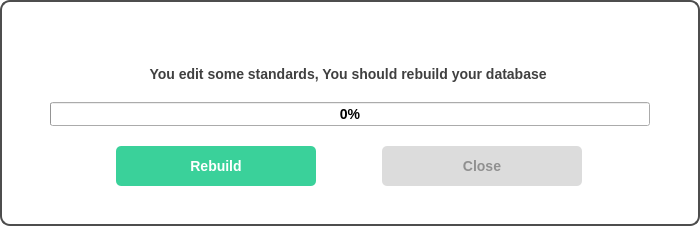
<?xml version="1.0" encoding="UTF-8"?>
<ui version="4.0">
 <class>rebuild_win</class>
 <widget class="QDialog" name="rebuild_win">
  <property name="geometry">
   <rect>
    <x>0</x>
    <y>0</y>
    <width>700</width>
    <height>226</height>
   </rect>
  </property>
  <property name="sizePolicy">
   <sizepolicy hsizetype="Fixed" vsizetype="Preferred">
    <horstretch>0</horstretch>
    <verstretch>0</verstretch>
   </sizepolicy>
  </property>
  <property name="minimumSize">
   <size>
    <width>700</width>
    <height>200</height>
   </size>
  </property>
  <property name="maximumSize">
   <size>
    <width>700</width>
    <height>300</height>
   </size>
  </property>
  <property name="windowTitle">
   <string>Edit User</string>
  </property>
  <property name="styleSheet">
   <string notr="true">*{
	
	font: auto &quot;Arial&quot;;
	font-size: 14px;
font-weight:bold;

}




#rebuild_win{
	background-color: #ffffff;
	border: 2px solid rgb(77, 77, 77);
	border-radius: 10px;
	
}



QPushButton{
	border: none;
	min-height: 40px;
	border-radius: 5px;

	
}
/*
QPushButton:hover{

	background-color:rgb(22, 38, 76);

}

QPushButton:disabled{
	color: #808080;
	background-color:rgb(210, 210, 210);

}
*/

/*********************************************/
QLabel{
	color: rgb(50,50,50);
color: #404040;
}


/*********************************************/


/*******************************************/
QLineEdit
{
	border:2px solid rgb(6, 76, 130);
    border-radius: 3px;
    padding: 1px 18px 1px 8px;
    min-width: 6em;
	min-height: 35px;
	font-size: 16px;
}



/*******************************************/


QGroupBox{
	font-weight: bold;
}

QLineEdit:hover{
	border: 1px solid black;
	background: #e4f0fa;
}

QLineEdit:focus {
	color: rgb(6, 76, 130);
	background: #ffffff;
	selection-background-color: rgb(255, 204, 75);
}

QSpinBox:hover{
	background: #e4f0fa;
}


/*********************************************/
QComboBox
{
	border:2px solid rgb(6, 76, 130);
    border-radius: 3px;
    padding: 1px 18px 1px 8px;
    min-width: 6em;
	min-height: 35px;
	font-size: 14px;
}

QComboBox:enabled{
color: rgb(50, 50, 50);
}

QComboBox:disabled
{
	border:2px solid rgb(210, 210, 210);
	color:(210, 210, 210);

}

QComboBox::down-arrow
{   
	image: url(:/assets/Assets/icons/icons8-arrow-48.png);
	width: 15px;
    height: 15px;

}

QComboBox::drop-down
{
	 background-color: rgb(238, 134, 44);
	 min-width: 30px;
}

QComboBox::drop-down:disabled 
{
	 background-color: rgb(210, 210, 210);
	 min-width: 30px;
}

QComboBox QAbstractItemView {
    border: none;
    selection-background-color: rgb(6, 76, 130);
	selection-color: rgb(6, 76, 130);


}

QComboBox QAbstractItemView {
    border: none;
}

QComboBox QAbstractItemView::item {
    border: none;
	height:30px;
}


</string>
  </property>
  <layout class="QVBoxLayout" name="verticalLayout">
   <property name="spacing">
    <number>0</number>
   </property>
   <property name="leftMargin">
    <number>0</number>
   </property>
   <property name="topMargin">
    <number>0</number>
   </property>
   <property name="rightMargin">
    <number>0</number>
   </property>
   <property name="bottomMargin">
    <number>0</number>
   </property>
   <item>
    <layout class="QHBoxLayout" name="horizontalLayout_2">
     <property name="leftMargin">
      <number>5</number>
     </property>
     <property name="topMargin">
      <number>5</number>
     </property>
     <property name="rightMargin">
      <number>5</number>
     </property>
     <property name="bottomMargin">
      <number>5</number>
     </property>
     <item>
      <spacer name="horizontalSpacer">
       <property name="orientation">
        <enum>Qt::Horizontal</enum>
       </property>
       <property name="sizeHint" stdset="0">
        <size>
         <width>40</width>
         <height>20</height>
        </size>
       </property>
      </spacer>
     </item>
     <item>
      <widget class="QPushButton" name="close_btn">
       <property name="styleSheet">
        <string notr="true">QPushButton{
	padding:3px;
	border:none;
}

QPushButton:hover{

border: 2px solid #404040;

}</string>
       </property>
       <property name="text">
        <string/>
       </property>
       <property name="icon">
        <iconset resource="Assets/Assets.qrc">
         <normaloff>:/assets/icons/icons8-close-50.png</normaloff>:/assets/icons/icons8-close-50.png</iconset>
       </property>
      </widget>
     </item>
    </layout>
   </item>
   <item>
    <layout class="QVBoxLayout" name="verticalLayout_2">
     <property name="leftMargin">
      <number>50</number>
     </property>
     <property name="topMargin">
      <number>10</number>
     </property>
     <property name="rightMargin">
      <number>50</number>
     </property>
     <property name="bottomMargin">
      <number>20</number>
     </property>
     <item>
      <widget class="QLabel" name="label">
       <property name="text">
        <string>You edit some standards, You should rebuild your database </string>
       </property>
       <property name="alignment">
        <set>Qt::AlignCenter</set>
       </property>
      </widget>
     </item>
     <item>
      <spacer name="verticalSpacer">
       <property name="orientation">
        <enum>Qt::Vertical</enum>
       </property>
       <property name="sizeHint" stdset="0">
        <size>
         <width>20</width>
         <height>40</height>
        </size>
       </property>
      </spacer>
     </item>
     <item>
      <widget class="QProgressBar" name="converting_progressbar">
       <property name="value">
        <number>0</number>
       </property>
      </widget>
     </item>
     <item>
      <spacer name="verticalSpacer_3">
       <property name="orientation">
        <enum>Qt::Vertical</enum>
       </property>
       <property name="sizeHint" stdset="0">
        <size>
         <width>20</width>
         <height>40</height>
        </size>
       </property>
      </spacer>
     </item>
     <item>
      <layout class="QHBoxLayout" name="horizontalLayout">
       <item>
        <widget class="QPushButton" name="rebuild_btn">
         <property name="enabled">
          <bool>true</bool>
         </property>
         <property name="styleSheet">
          <string notr="true">QPushButton{

background-color: rgb(58, 209, 154);
color:#ffffff;
max-width: 200px;
}


QPushButton:hover{

background-color: rgb(49, 177, 130);
color:#ffffff;
}

QPushButton:disabled{
background-color: rgb(220, 220, 220);
color:#909090;
max-width: 200px;
}</string>
         </property>
         <property name="text">
          <string>Rebuild</string>
         </property>
         <property name="shortcut">
          <string>Return</string>
         </property>
        </widget>
       </item>
       <item>
        <widget class="QPushButton" name="close_btn22">
         <property name="enabled">
          <bool>false</bool>
         </property>
         <property name="styleSheet">
          <string notr="true">QPushButton{
max-width: 200px;
background-color: rgb(197, 63, 59);
color:#ffffff;

}

QPushButton:disabled{
background-color: rgb(220, 220, 220);
color:#909090;
max-width: 200px;
}


QPushButton:hover{

background-color: rgb(152, 46, 44);
color:#ffffff;
}</string>
         </property>
         <property name="text">
          <string>Close</string>
         </property>
        </widget>
       </item>
      </layout>
     </item>
     <item>
      <spacer name="verticalSpacer_2">
       <property name="orientation">
        <enum>Qt::Vertical</enum>
       </property>
       <property name="sizeHint" stdset="0">
        <size>
         <width>20</width>
         <height>40</height>
        </size>
       </property>
      </spacer>
     </item>
    </layout>
   </item>
  </layout>
 </widget>
 <resources>
  <include location="Assets/Assets.qrc"/>
 </resources>
 <connections/>
</ui>
